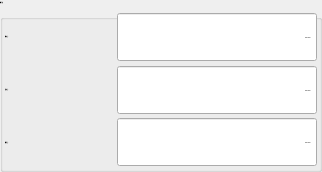
           <widget class="QGroupBox" name="groupBoxTrv">
            <property name="font">
             <font>
              <family>微软雅黑</family>
              <pointsize>-1</pointsize>
              <weight>50</weight>
              <italic>false</italic>
              <bold>false</bold>
             </font>
            </property>
            <property name="title">
             <string>横行轴</string>
            </property>
            <layout class="QGridLayout" name="gridLayout_11">
             <property name="margin">
              <number>2</number>
             </property>
             <property name="spacing">
              <number>2</number>
             </property>
             <item row="0" column="0">
              <widget class="QLabel" name="labelProRel">
               <property name="sizePolicy">
                <sizepolicy hsizetype="Expanding" vsizetype="Fixed">
                 <horstretch>0</horstretch>
                 <verstretch>0</verstretch>
                </sizepolicy>
               </property>
               <property name="minimumSize">
                <size>
                 <width>110</width>
                 <height>50</height>
                </size>
               </property>
               <property name="maximumSize">
                <size>
                 <width>16777215</width>
                 <height>50</height>
                </size>
               </property>
               <property name="font">
                <font>
                 <family>微软雅黑</family>
                 <pointsize>-1</pointsize>
                 <weight>50</weight>
                 <italic>false</italic>
                 <bold>false</bold>
                </font>
               </property>
               <property name="text">
                <string>置物点：</string>
               </property>
               <property name="alignment">
                <set>Qt::AlignLeading|Qt::AlignLeft|Qt::AlignVCenter</set>
               </property>
              </widget>
             </item>
             <item row="0" column="1" rowspan="2">
              <widget class="xDoubleSpinBox" name="BoxProRelPos">
               <property name="sizePolicy">
                <sizepolicy hsizetype="Fixed" vsizetype="Fixed">
                 <horstretch>0</horstretch>
                 <verstretch>0</verstretch>
                </sizepolicy>
               </property>
               <property name="minimumSize">
                <size>
                 <width>200</width>
                 <height>50</height>
                </size>
               </property>
               <property name="maximumSize">
                <size>
                 <width>200</width>
                 <height>50</height>
                </size>
               </property>
               <property name="font">
                <font>
                 <family>微软雅黑</family>
                 <pointsize>-1</pointsize>
                 <weight>50</weight>
                 <italic>false</italic>
                 <bold>false</bold>
                </font>
               </property>
               <property name="focusPolicy">
                <enum>Qt::ClickFocus</enum>
               </property>
               <property name="alignment">
                <set>Qt::AlignRight|Qt::AlignTrailing|Qt::AlignVCenter</set>
               </property>
               <property name="readOnly">
                <bool>true</bool>
               </property>
               <property name="buttonSymbols">
                <enum>QAbstractSpinBox::NoButtons</enum>
               </property>
               <property name="keyboardTracking">
                <bool>false</bool>
               </property>
               <property name="prefix">
                <string notr="true"/>
               </property>
               <property name="suffix">
                <string>mm</string>
               </property>
               <property name="decimals">
                <number>2</number>
               </property>
               <property name="maximum">
                <double>60000.000000000000000</double>
               </property>
               <property name="singleStep">
                <double>0.010000000000000</double>
               </property>
               <property name="value">
                <double>6553.500000000000000</double>
               </property>
               <property name="HasBtn" stdset="0">
                <bool>false</bool>
               </property>
              </widget>
             </item>
             <item row="1" column="0" rowspan="2">
              <widget class="QLabel" name="labelCatchPos">
               <property name="sizePolicy">
                <sizepolicy hsizetype="Expanding" vsizetype="Fixed">
                 <horstretch>0</horstretch>
                 <verstretch>0</verstretch>
                </sizepolicy>
               </property>
               <property name="minimumSize">
                <size>
                 <width>110</width>
                 <height>50</height>
                </size>
               </property>
               <property name="maximumSize">
                <size>
                 <width>16777215</width>
                 <height>50</height>
                </size>
               </property>
               <property name="font">
                <font>
                 <family>微软雅黑</family>
                 <pointsize>-1</pointsize>
                 <weight>50</weight>
                 <italic>false</italic>
                 <bold>false</bold>
                </font>
               </property>
               <property name="text">
                <string>取物点：</string>
               </property>
               <property name="alignment">
                <set>Qt::AlignLeading|Qt::AlignLeft|Qt::AlignVCenter</set>
               </property>
              </widget>
             </item>
             <item row="2" column="1">
              <widget class="xDoubleSpinBox" name="BoxCatchPos">
               <property name="sizePolicy">
                <sizepolicy hsizetype="Fixed" vsizetype="Fixed">
                 <horstretch>0</horstretch>
                 <verstretch>0</verstretch>
                </sizepolicy>
               </property>
               <property name="minimumSize">
                <size>
                 <width>200</width>
                 <height>50</height>
                </size>
               </property>
               <property name="maximumSize">
                <size>
                 <width>200</width>
                 <height>50</height>
                </size>
               </property>
               <property name="font">
                <font>
                 <family>微软雅黑</family>
                 <pointsize>-1</pointsize>
                 <weight>50</weight>
                 <italic>false</italic>
                 <bold>false</bold>
                </font>
               </property>
               <property name="focusPolicy">
                <enum>Qt::ClickFocus</enum>
               </property>
               <property name="alignment">
                <set>Qt::AlignRight|Qt::AlignTrailing|Qt::AlignVCenter</set>
               </property>
               <property name="readOnly">
                <bool>true</bool>
               </property>
               <property name="buttonSymbols">
                <enum>QAbstractSpinBox::NoButtons</enum>
               </property>
               <property name="keyboardTracking">
                <bool>false</bool>
               </property>
               <property name="prefix">
                <string notr="true"/>
               </property>
               <property name="suffix">
                <string>mm</string>
               </property>
               <property name="decimals">
                <number>2</number>
               </property>
               <property name="maximum">
                <double>60000.000000000000000</double>
               </property>
               <property name="singleStep">
                <double>0.010000000000000</double>
               </property>
               <property name="value">
                <double>6553.500000000000000</double>
               </property>
               <property name="HasBtn" stdset="0">
                <bool>false</bool>
               </property>
              </widget>
             </item>
             <item row="3" column="0">
              <widget class="QLabel" name="labelRunRel">
               <property name="sizePolicy">
                <sizepolicy hsizetype="Expanding" vsizetype="Fixed">
                 <horstretch>0</horstretch>
                 <verstretch>0</verstretch>
                </sizepolicy>
               </property>
               <property name="minimumSize">
                <size>
                 <width>110</width>
                 <height>50</height>
                </size>
               </property>
               <property name="maximumSize">
                <size>
                 <width>16777215</width>
                 <height>50</height>
                </size>
               </property>
               <property name="font">
                <font>
                 <family>微软雅黑</family>
                 <pointsize>-1</pointsize>
                 <weight>50</weight>
                 <italic>false</italic>
                 <bold>false</bold>
                </font>
               </property>
               <property name="layoutDirection">
                <enum>Qt::LeftToRight</enum>
               </property>
               <property name="text">
                <string>置料点：</string>
               </property>
               <property name="alignment">
                <set>Qt::AlignLeading|Qt::AlignLeft|Qt::AlignVCenter</set>
               </property>
              </widget>
             </item>
             <item row="3" column="1">
              <widget class="xDoubleSpinBox" name="BoxRunRelPos">
               <property name="sizePolicy">
                <sizepolicy hsizetype="Fixed" vsizetype="Fixed">
                 <horstretch>0</horstretch>
                 <verstretch>0</verstretch>
                </sizepolicy>
               </property>
               <property name="minimumSize">
                <size>
                 <width>200</width>
                 <height>50</height>
                </size>
               </property>
               <property name="maximumSize">
                <size>
                 <width>200</width>
                 <height>50</height>
                </size>
               </property>
               <property name="font">
                <font>
                 <family>微软雅黑</family>
                 <pointsize>-1</pointsize>
                 <weight>50</weight>
                 <italic>false</italic>
                 <bold>false</bold>
                </font>
               </property>
               <property name="focusPolicy">
                <enum>Qt::ClickFocus</enum>
               </property>
               <property name="alignment">
                <set>Qt::AlignRight|Qt::AlignTrailing|Qt::AlignVCenter</set>
               </property>
               <property name="readOnly">
                <bool>true</bool>
               </property>
               <property name="buttonSymbols">
                <enum>QAbstractSpinBox::NoButtons</enum>
               </property>
               <property name="keyboardTracking">
                <bool>false</bool>
               </property>
               <property name="prefix">
                <string notr="true"/>
               </property>
               <property name="suffix">
                <string>mm</string>
               </property>
               <property name="decimals">
                <number>2</number>
               </property>
               <property name="maximum">
                <double>60000.000000000000000</double>
               </property>
               <property name="singleStep">
                <double>0.010000000000000</double>
               </property>
               <property name="value">
                <double>6553.500000000000000</double>
               </property>
               <property name="HasBtn" stdset="0">
                <bool>false</bool>
               </property>
              </widget>
             </item>
            </layout>
           </widget>
